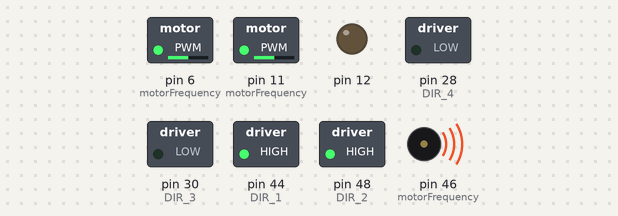
Simulated run of this sketch. Board: Arduino Mega 2560, built with avr-gcc and run on an emulated ATmega2560. Shown: switched loads named in the sketch (green lamp = pin HIGH), output pins drawn as LEDs (lit = HIGH), buzzer (waves = sounding). Pins used as bus, display or sensor lines are not drawn.

Above: at 0.1 s.
Timing chart, 0 to 1.6 s (numbered marks = the images above):
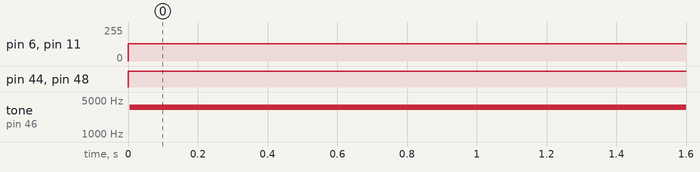

The sketch:

hardwarepwm_highspeed.ino
```cpp
long system_clock = 16000000;
long prescaler = 1;
#define DIR_1 44
#define STEP_1 5
#define CS1 40
#define DIR_2 48
#define STEP_2 46
#define CS2 53
#define DIR_3 30
#define STEP_3 11
#define CS3 34
#define DIR_4 28
#define STEP_4 6
#define CS4 24
#define MOSI 51
#define SCK 52

#define MS3_State LOW

#define SCALER_1 B00000001
#define SCALER_8 B00000010
#define SCALER_64 B00000011
#define SCALER_256 B00000100
#define SCALER_1024 B00000101
int scaler[] = {SCALER_1, SCALER_8, SCALER_64, SCALER_256, SCALER_1024};
int FREQ = 60;
int lastdata[8] = {0,0,0,0,0,0,0,0};

void setup() {
  Serial.begin(9600);
  pinMode(MOSI, OUTPUT);
  digitalWrite(MOSI, HIGH);
  pinMode(SCK, OUTPUT);
  digitalWrite(SCK, HIGH);
  pinMode(CS1, OUTPUT);
  digitalWrite(CS1, MS3_State);
  pinMode(CS2, OUTPUT);
  digitalWrite(CS2, MS3_State);
  pinMode(CS3, OUTPUT);
  digitalWrite(CS3, MS3_State);
  pinMode(CS4, OUTPUT);
  digitalWrite(CS4, MS3_State);
  pinMode(12, OUTPUT);
}

void motorFrequency(int motorNum, int frequency, int direct){
  //motorNum = 1  pin 5
  //motorNum = 2  pin 46
  //motorNum = 3  pin 11
  //motorNum = 4  pin 6

  long Top = (system_clock /( frequency * 2 * prescaler)) - 1;   // TOP  frequency=(system clock)/ [2 * prescaler * (TOP +1)]
  switch(motorNum){
    case 1:
      pinMode(STEP_1, OUTPUT);
      TCCR3A = B01010111;    // Fast PWM
      TCCR3B = TCCR3B & B11100000 | B00011001;         // Prescaler = 1
      OCR3A = Top;
      pinMode(DIR_1, OUTPUT);
      if(direct){
        digitalWrite(DIR_1, HIGH);
      }else{
        digitalWrite(DIR_1, LOW);
      }
      break;
    case 2:
      pinMode(46, OUTPUT);
      TCCR4A = B01010111;    // Fast PWM
      TCCR4B = TCCR4B & B11100000 | B00011001;         // Prescaler = 1
      OCR4A = Top;
      pinMode(DIR_2, OUTPUT);
      if(direct){
        digitalWrite(DIR_2, HIGH);
      }else{
        digitalWrite(DIR_2, LOW);
      }
      break;
    case 3:
      pinMode(11, OUTPUT);
      TCCR1A = B01010111;    // Fast PWM
      TCCR1B = TCCR1B & B11100000 | B00011001;         // Prescaler = 1
      OCR1A = Top;
      pinMode(DIR_3, OUTPUT);
      if(direct){
        digitalWrite(DIR_3, HIGH);
      }else{
        digitalWrite(DIR_3, LOW);
      }
      break;
    case 4:
      pinMode(6, OUTPUT);
      TCCR5A = B01010111;    // Fast PWM
      TCCR5B = TCCR5B & B11100000 | B00011001;         // Prescaler = 1
      OCR5A = Top;
      pinMode(DIR_4, OUTPUT);
      if(direct){
        digitalWrite(DIR_4, HIGH);
      }else{
        digitalWrite(DIR_4, LOW);
      }
      break;
  }

}

int acc_dir = 1;
int mode_select = 1;
int F_Lim = 9000;


int* getBuffer(int* lastdata){
    /***************************************************
     * start char '$'
     * acceleration end char '%'
     * stepper1 end char '@'
     * stepper2 end char '#'
     * stepper3 end char '!'
     * stepper4 end char '&'
     * $acceleration%dir1,fqc1@dir2,fqc2#dir3,fqc3!dir4,fqc4&
    ***************************************************/
    int i = 1;
    int dataindex = 0;
    int flag;
    int* data = lastdata;
    while(Serial.available()){
    delay(3);
    if(Serial.available()){
      String buff = Serial.readString();
      if(buff[0] != '$')
        break;
      digitalWrite(12, HIGH);
      flag = false;
      while(i < buff.length()){
        if(buff[i] == ','){
          flag = i;
        }
        if(buff[i] == '@'){
          data[0] = (buff.substring(flag-1, flag)).toInt();
          data[1] = (buff.substring(flag+1, i)).toInt();
        }
        if(buff[i] == '#'){
          data[2] = (buff.substring(flag-1, flag)).toInt();
          data[3] = (buff.substring(flag+1, i)).toInt();

        }
        if(buff[i] == '!'){
          data[4] = (buff.substring(flag-1, flag)).toInt();
          data[5] = (buff.substring(flag+1, i)).toInt();
        }
        if(buff[i] == '&'){
          data[6] = (buff.substring(flag-1, flag)).toInt();
          data[7] = (buff.substring(flag+1, i)).toInt();
        }
        if(buff[i] == '%'){
          data[8] = (buff.substring(1, i)).toInt();
        }
        i ++;
      }
      digitalWrite(12, LOW);
      flag = true;

    }
  }
  return data;
}
String sep = "=======================";
bool flag = true;
void loop() {

  /***************************************************
   * getbuff[0] dir1
   * getbuff[1] fqc1
   * getbuff[2] dir2
   * getbuff[3] fqc2
   * getbuff[4] dir3
   * getbuff[5] fqc3
   * getbuff[6] dir4
   * getbuff[7] fqc4
   * getbuff[8] acceleration
    ***************************************************/


  int* getbuff = getBuffer(lastdata);


  if(mode_select){
    F_Lim = 12000;
    motorFrequency(1, FREQ, 1);  // motor number: 1, 2, 3, 4  frquency(speed) direction: 1, 0
    motorFrequency(2, FREQ, 1);
    motorFrequency(3, FREQ, 0);
    motorFrequency(4, FREQ, 0);
  }
  else{
    F_Lim = 7500;
    motorFrequency(1, FREQ, 0);  // motor number: 1, 2, 3, 4  frquency(speed) direction: 1, 0
    motorFrequency(2, FREQ, 0);
    motorFrequency(3, FREQ, 0);
    motorFrequency(4, FREQ, 0);
  }

}
```

Measured:
- by itself, pin 6 (motorFrequency), pin 11 (motorFrequency): 0/255 → 128/255 at 0.00 s
- by itself, pin 44 (DIR_1), pin 48 (DIR_2): LOW → HIGH at 0.00 s
- by itself, tone on pin 46 (motorFrequency): silent → 3538 Hz at 0.00 s
